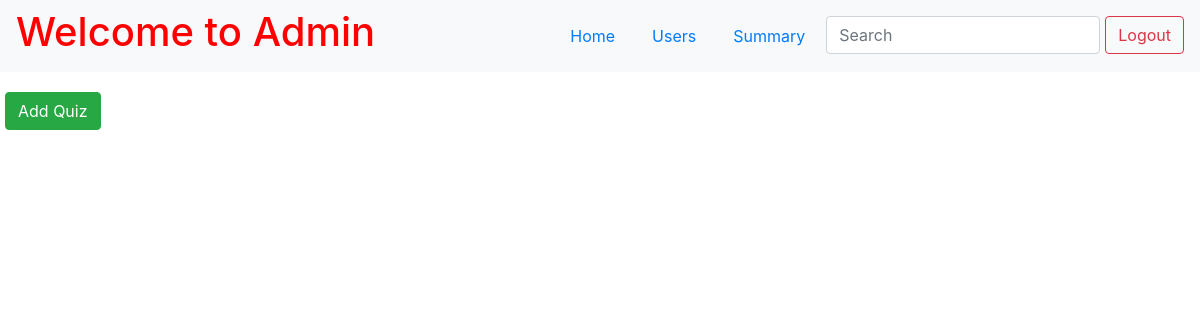
/admin/quiz (signed in), run on an earlier commit of the app's database.
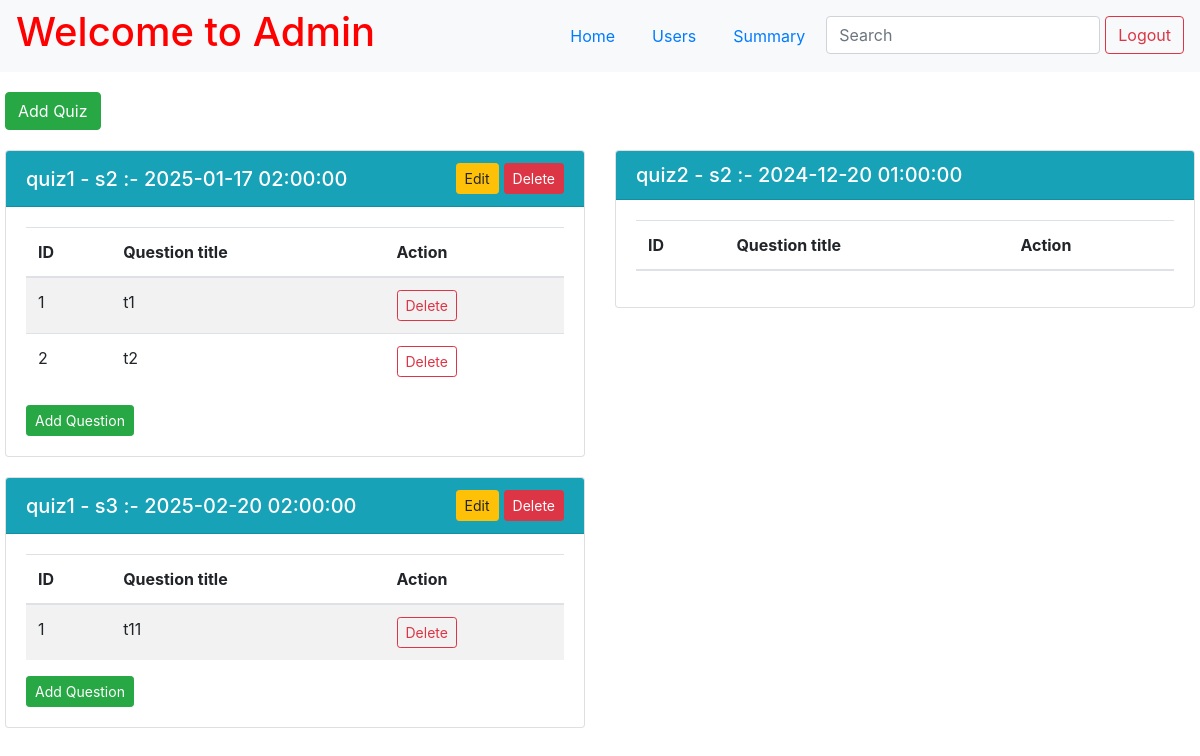
And on a later commit of the database.
### app.py (models this page shows)
class Quiz(db.Model):
    __tablename__ = 'quiz'
    id = db.Column(db.Integer, primary_key=True, autoincrement=True)
    subject_id = db.Column(db.Integer, db.ForeignKey('subject.id'), nullable=False)
    name = db.Column(db.String(255), nullable=False)
    quiz_date = db.Column(db.Date, nullable=False)
    time_duration = db.Column(db.Time, nullable=False)
    questions = db.relationship('QuizwiseQuestion', backref='quiz', lazy=True)

class Subject(db.Model):
    __tablename__ = 'subject'
    id = db.Column(db.Integer, primary_key=True, autoincrement=True)
    name = db.Column(db.String(255), nullable=False)
    description = db.Column(db.String(255))
    chapters = db.relationship('Chapter', backref='subject', lazy=True)
    quizzes = db.relationship('Quiz', backref='subject', lazy=True)

class Question(db.Model):
    __tablename__ = 'question'
    id = db.Column(db.Integer, primary_key=True, autoincrement=True)
    chapter_id = db.Column(db.Integer, db.ForeignKey('chapter.id'), nullable=False)
    title = db.Column(db.String(255), nullable=False)
    statement = db.Column(db.String(255), unique=True, nullable=False)
    option1 = db.Column(db.String(31), nullable=False)
    option2 = db.Column(db.String(31), nullable=False)
    option3 = db.Column(db.String(31), nullable=False)
    option4 = db.Column(db.String(31), nullable=False)
    correct_option = db.Column(db.Integer, nullable=False)
    quizzes = db.relationship('QuizwiseQuestion', backref='question', lazy=True)

### app.py (the view)
@app.route("/admin/quiz")
def admin_quiz():
    if 'username' in session:
        admin = Admin.query.filter_by(username=session["username"]).first()
        if not admin:
            flash("Invalid Credentials!", "error")
            return redirect(url_for("index"))
    else:
        return redirect(url_for("index"))
    subjects = Subject.query.all()
    subject_data = []
    for subject in subjects:
        quizzes = [
            {
                "id": quiz.id,
                "name": quiz.name,
                "quiz_date": quiz.quiz_date,
                "time_duration": quiz.time_duration,
                "quizwisequestions": db.session.query(Question).join(QuizwiseQuestion).filter(Question.id == QuizwiseQuestion.question_id).filter_by(quiz_id=quiz.id).all(),
                "subjectwisequestions": db.session.query(Question.statement, Question.id).join(Chapter).join(Subject).filter(Question.chapter_id == Chapter.id).filter(Subject.id == Chapter.subject_id).filter(Subject.id == subject.id).all()
            }
            for quiz in Quiz.query.filter_by(subject_id=subject.id).all()
        ]
        subject_data.append({
            "id": subject.id,
            "name": subject.name,
            "description": subject.description,
            "quizzes": quizzes
        })
    return render_template("admin_quiz.html", subjects=subject_data, current_time=datetime.now().date())

### app.py (called while the page is built)
@app.after_request
def add_header(response):
    response.headers['Cache-Control'] = 'no-store, no-cache, must-revalidate, post-check=0, pre-check=0, max-age=0'
    response.headers['Pragma'] = 'no-cache'
    response.headers['Expires'] = '-1'
    return response

### templates/admin_quiz.html (shortened to what this page needs)
{% extends 'base.html' %}
{% block content %}
<div class="page-wrapper">
    <nav class="navbar navbar-expand-lg navbar-light bg-light">
        <a href="/admin/dashboard" style="text-decoration: none; color: red;">
            <h1>Welcome to Admin</h1>
        </a>
        <ul class="nav ml-auto">
            <li class="nav-item">
                <a class="nav-link" href="/admin/dashboard">Home</a>
            </li>
            <li class="nav-item">
                <a class="nav-link" href="/admin/users">Users</a>
            </li>
            <li class="nav-item">
                <a class="nav-link" href="/admin/summary">Summary</a>
            </li>
            <li class="nav-item">
                <input class="form-control" type="search" placeholder="Search" aria-label="Search" name="q"
                    hx-get="{{url_for('admin_search', type='quiz')}}" hx-trigger="keyup changed delay:500ms" hx-target="#search-results">
            </li>
            <li>
                <form action="/logout" class="d-inline">
                    <button type="submit" class="btn btn-outline-danger">Logout</button>
                </form>
            </li>
        </ul>
    </nav>
    <div class="container-custom">
        <div class="add_quiz_button">
            <button type="button" id="add-quiz" class="btn btn-success" data-toggle="modal" data-target="#addQuiz">
                Add Quiz
            </button>
        </div>
        <div id="search-results">
            {% if not search %}
            {% include 'quiz.html' %}
            {% endif %}
        </div>
    </div>
</div>
{% endblock %}

### templates/quiz.html (shortened to what this page needs)
<div class="quiz-container row">
    {% for subject in subjects %}
    {% for quiz in subject.quizzes %}
    <div class="col-md-6 quiz-card">
        <div class="card">
            <div class="card-header bg-info text-white d-flex align-items-center justify-content-between">
                <h5 class="card-title m-0">{{ quiz.name }} - {{ subject.name }} :- {{ quiz.quiz_date }} {{
                    quiz.time_duration }}</h5>
                <div class="d-flex align-items-center">
                    {% if quiz.quiz_date>current_time %}
                    <button type="button" class="btn btn-warning btn-sm edit_button" data-toggle="modal"
                        data-target="#editQuiz{{ quiz.id }}">
                        Edit
                    </button>
                    <form action="/quiz/delete/{{ quiz.id }}" method="post"
                        onsubmit="return confirm('Are you sure you want to delete this quiz?');" class="mb-0">
                        <button class="btn btn-danger btn-sm" type="submit">Delete</button>
                    </form>
                    {% endif %}
                </div>
            </div>
            <div class="card-body d-flex flex-column">
                <table class="table table-striped mb-0">
                    <thead>
                        <tr>
                            <th>ID</th>
                            <th>Question title</th>
                            <th>Action</th>
                        </tr>
                    </thead>
                    <tbody>
                        {% for question in quiz.quizwisequestions %}
                        <tr>
                            <td>{{ loop.index }}</td>
                            <td>{{ question.title }}</td>
                            <td>
                                <div class="d-flex align-items-center">
                                    <form action="/quiz/question/delete/{{ quiz.id }}" method="post"
                                        class="mb-0">
                                        <button class="btn btn-outline-danger btn-sm"
                                            type="submit">Delete</button>
                                    </form>
                                </div>
                            </td>
                        </tr>
                        {% endfor %}
                    </tbody>
                </table>
                <div class="text-end mt-3">
                    {% if quiz.quiz_date>current_time %}
                    <button type="button" class="btn btn-success btn-sm" data-toggle="modal"
                        data-target="#appendQuestion{{ subject.id }}{{ quiz.id }}">
                        Add Question
                    </button>
                    {% endif %}
                </div>
            </div>
        </div>
    </div>
    {% endfor %}
    {% endfor %}
</div>

What changed in the data, as far as the page shows it:
now on this page (row unchanged): Subject: name "s2"
added Quiz: name "quiz1", quiz_date "2025-01-17", time_duration "02:00:00"
added Question: title "t1", shown under "quiz1"
added Question: title "t2", shown under "quiz1"
added Quiz: name "quiz2", quiz_date "2024-12-20", time_duration "01:00:00"
now on this page (row unchanged): Subject: name "s3"
added Quiz: name "quiz1", quiz_date "2025-02-20", time_duration "02:00:00"
added Question: title "t11", shown under "quiz1"
